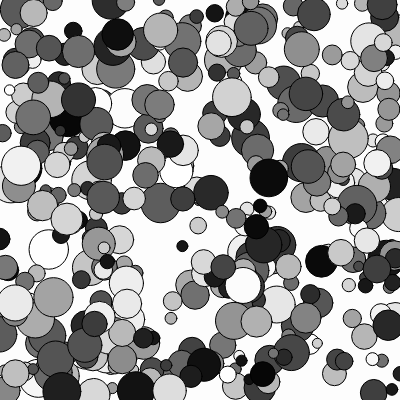
Frame 1 (no input)
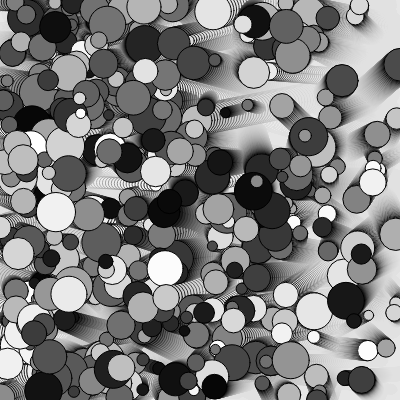
Frame 60 (no input)
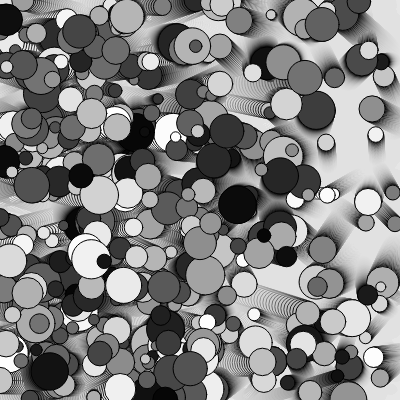
Frame 120 (the mouse pressed at the canvas centre since frame 60)

The p5.js sketch that drew these frames (run headless with seeded random() and noise() and a simulated clock; from frame 60 on, the mouse is pressed at the canvas centre):

// p5.js sketch
// ── sketch.js
let circles = []

function setup() {
  createCanvas(400, 400);
  for (var i = 0; i < 400; i++) {
    let thisCircle = new Circle();
    circles.push(thisCircle);
  }
}

function draw() {
  background(220,20);
  for(var i = 0; i < circles.length; i++) {
    let thisCircle = circles[i];
    thisCircle.move();
    thisCircle.check();
    thisCircle.display();
    }
}

class Circle{
  constructor(){
    this.x = random(0,width);
    this.y = random(0,height);
    this.xdir=random(-1,3);
    this.ydir = random(-1,1);
    this.size = random(10,40);
    this.color = random(5,255);
  }
  
  display() {
    fill(this.color);
    ellipse(this.x,this.y,this.size,this.size);
  }
  
  move() {
    this.x =this.x - this.xdir;
    this.y = this.y - this.ydir;
  }
  
  check() {
    if(this.x > width || this.x <0){
      this.xdir = -this.xdir
    }
    if(this.y > width || this.y <0){
      this.ydir = -this.ydir
    } 
  }
}

class backgrounds{
  colors(){
    r = random(255); // r is a random number between 0 - 255
    g = random(100,200); // g is a random number betwen 100 - 200
    b = random(100); // b is a random number between 0 - 100
    a = random(200,255); // a is a random number between 200 - 255
    fillbackground(r,g,b,a);
  }
}
